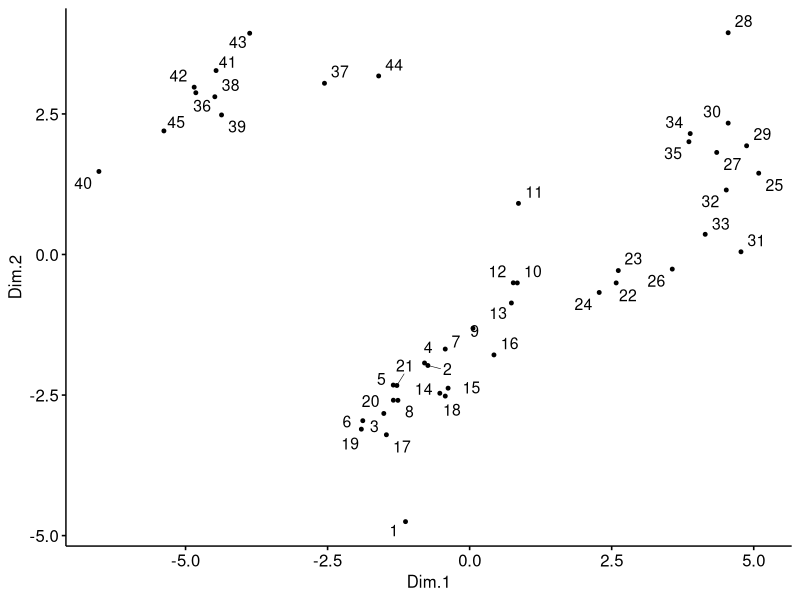
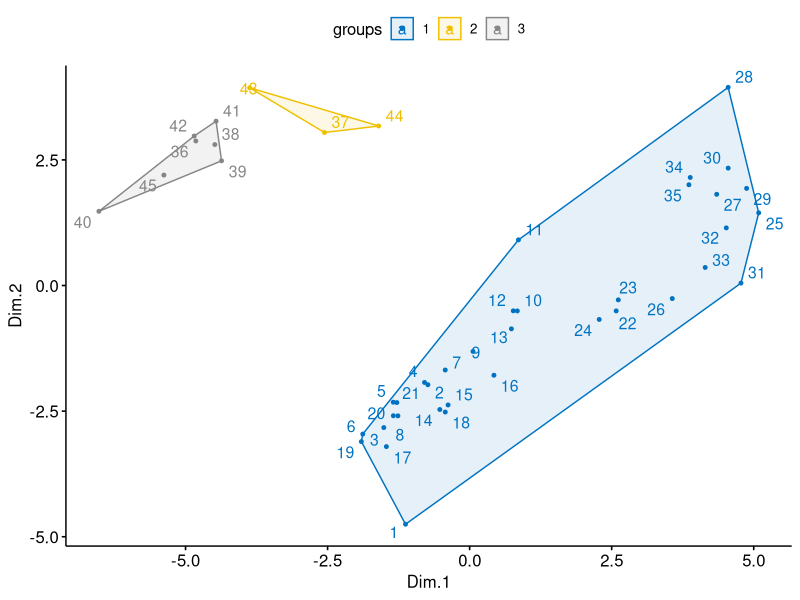
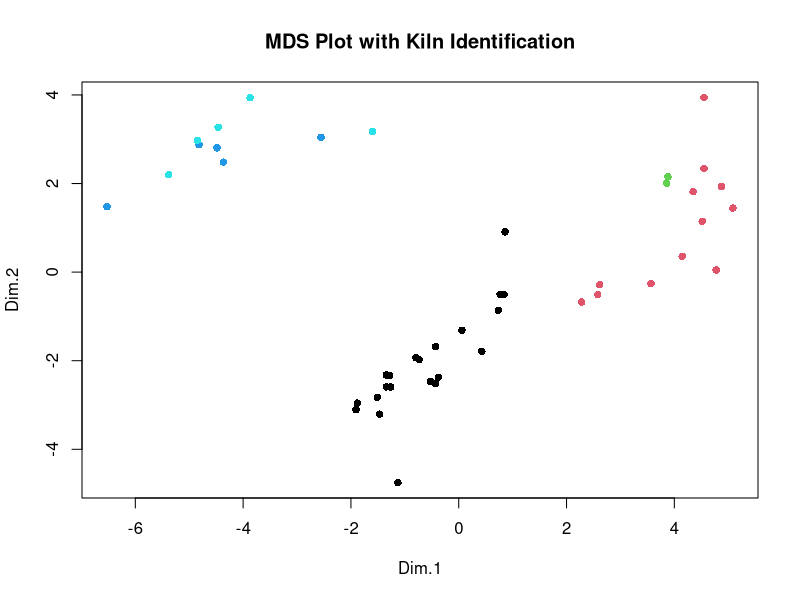

Write the R code that produced these figures, in order.
#The file contains R script for answers to question 1 of
#assignment 2. This is submitted for course work of Statistical
#Structures in Data, PGDBA 08, 2022-23 by Anurag Shukla (22BM6JP08)

#Importing Libraries
library("readxl")
library("dplyr")
library("magrittr")
library("ggpubr")

#Importing the Dataset
setwd("C:/Users/Anurag Shukla/Documents/pgdba/study/ISI/SSD/assignment2")
df <- read_excel("pots_data.xlsx")
df1 <- df[,c(1:9)]

#MDS
distance <- dist(df1)
mds <- df1 %>%
  dist() %>%          
  cmdscale() %>%
  as_tibble()
colnames(mds) <- c("Dim.1", "Dim.2")

# Plot MDS
ggscatter(mds, x = "Dim.1", y = "Dim.2", 
          label = rownames(df1),
          size = 1,
          repel = TRUE)

# Clustering w.r.t region
clust_l <- kmeans(mds, 3)$cluster %>%
  as.factor()
mds_l <- mds %>%
  mutate(groups = clust_l)

# Plot and color by region
ggscatter(mds_l, x = "Dim.1", y = "Dim.2", 
          label = rownames(df1),
          color = "groups",
          palette = "jco",
          size = 1, 
          ellipse = TRUE,
          ellipse.type = "convex",
          repel = TRUE)

# Plot w.r.t Kiln
plot(mds, pch=16, col=df$Kiln)
title("MDS Plot with Kiln Identification")
